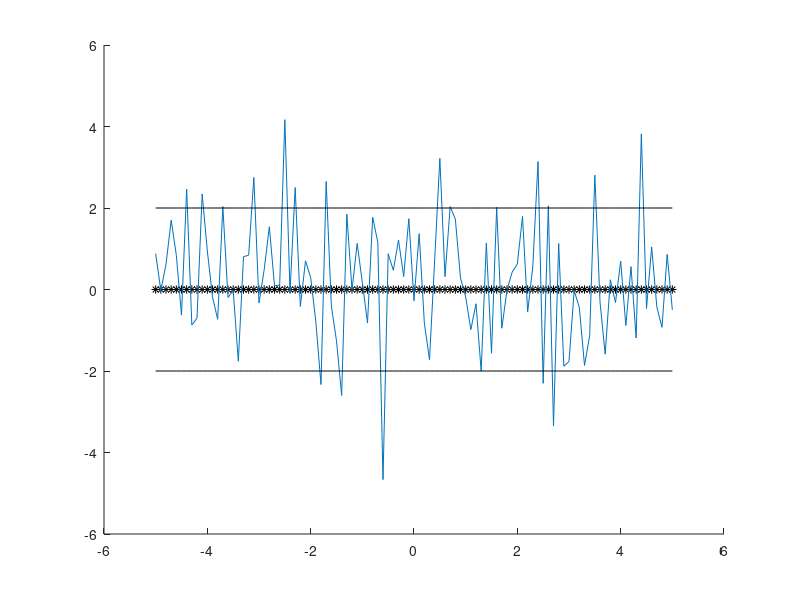

The MATLAB script that drew this image:
 clc 
 clear all 
% 
% kernel = 3
%  switch kernel
%      case 1; k = @(x,y) 1*x'*y; %linear
%      case 2; k = @(x,y) 1*min(x,y); %brownian
%      case 3; k = @(x,y) exp(-100*(x-y)'*(x-y));
%  end
%  
%  %Choose points at which to sample
%  x = (0:0.1:1);
%  n = length(x);
%  
%  %Construct the covariance matrix
%  C = zeros(n,n);
%  for i = 1:n
%      for j = 1:n
%          C(i,j) = k(x(i),x(j));
%      end
%  end
%  C;
%  %Sample from the Gaussian process
%  u = randn(n,1)     %sample u ~ N(0,I)
%  [A,S,B] = svd(C);   %factor C = ASB'
%  z = A*sqrt(S)*u;    %z = A S^.5 u ~
%  
%  S
%  
%  sqrt(S)
%  %plot
%  figure(1); hold on; clf
%  plot(x,z,'.-')
%  xlabel('x')
%  ylabel('z')
%  axis([0,1,-2,2])
%  figure(4); hold on; clf
%  plot(x, z, '*k')
%  xlabel('x')
%  ylabel('z')

% %% Initialize variables.
% filename = '/home/carson/ProgrammingFun/AutoPilotData/configSpaceTests/interpolationRun.csv';
% delimiter = ',';
% 
% %% Format string for each line of text:
% %   column1: double (%f)
% %	column2: double (%f)
% %   column3: double (%f)
% %	column4: double (%f)
% %   column5: double (%f)
% %	column6: double (%f)
% % For more information, see the TEXTSCAN documentation.
% formatSpec = '%f%f%f%f%f%f%[^\n\r]';
% 
% %% Open the text file.
% fileID = fopen(filename,'r');
% 
% %% Read columns of data according to format string.
% % This call is based on the structure of the file used to generate this
% % code. If an error occurs for a different file, try regenerating the code
% % from the Import Tool.
% dataArray = textscan(fileID, formatSpec, 'Delimiter', delimiter, 'EmptyValue' ,NaN, 'ReturnOnError', false);
% 
% %% Close the text file.
% fclose(fileID);
% 
% %% Post processing for unimportable data.
% % No unimportable data rules were applied during the import, so no post
% % processing code is included. To generate code which works for
% % unimportable data, select unimportable cells in a file and regenerate the
% % script.
% 
% %% Allocate imported array to column variable names
% x = dataArray{:, 1};
% y = dataArray{:, 2};
% z = dataArray{:, 3};
% u = dataArray{:, 4};
% v = dataArray{:, 5};
% w = dataArray{:, 6};
% 
% 
% %% Clear temporary variables
% clearvars filename delimiter formatSpec fileID dataArray ans;
% 
% %Now to write covariance function
% %number of input dimensions is 3
% 
% %Hyperparameters
% sigma_f = 1;
% lengthParm = [1 1 1];
% sum = 0;
% 
% sigma_f = sigma_f^2;
% for i = 1:length(x)
%     for j = 1:length(x)
%         for d = 1:3
%             if(d == 1)
%                 sum = sum + -1/(2*(lengthParm(d)^2))*(x(i) - x(j))^2;
%             elseif(d == 2)
%                 sum = sum + -1/(2*(lengthParm(d)^2))*(y(i) - y(j))^2;
%             elseif(d == 3)
%                 sum = sum + -1/(2*(lengthParm(d)^2))*(z(i) - z(j))^2;
%             end
%         end
%         
%         k_ff(i,j) = sigma_f * exp(sum);
%         
%         %reset sum
%         sum = 0; 
%         i
%         j
%     end      
% end
% 
% k_ff
       
x = -5:0.1:5;

%prior
sigma_noise = 2;

epsi = sigma_noise*eye(length(x));
for i = 1:length(x)
    plotValsTop(i) = epsi(i, i);
end

u = randn(length(x),1);
L = chol(epsi);
f = L*u; 

plotValsBot = -plotValsTop;
mean = 0;

figure(1);
hold on;
plot(x, mean,'*k')
plot(x, f)
plot(x, plotValsTop, 'k')
plot(x, plotValsBot, 'k')
hold off;

























